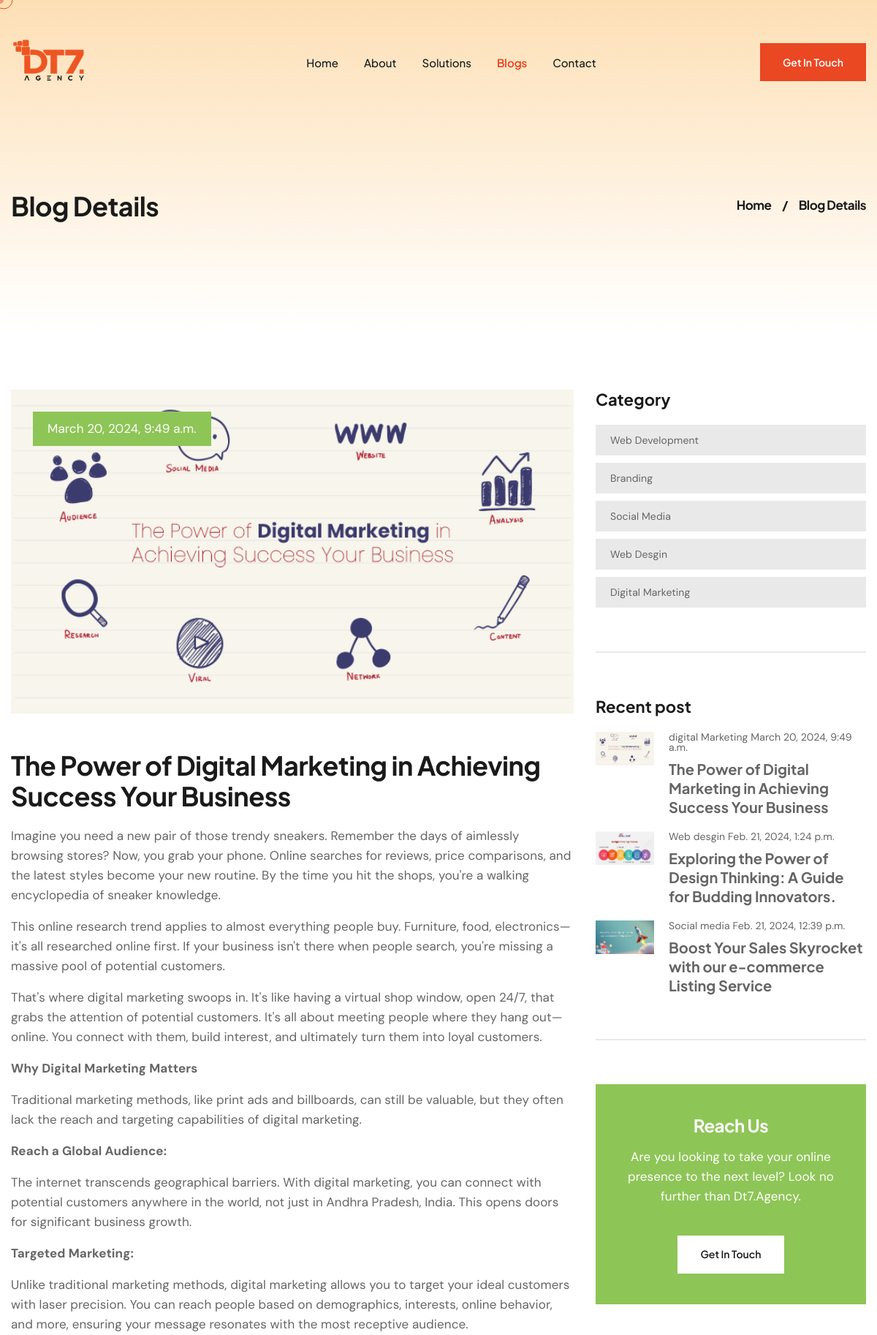
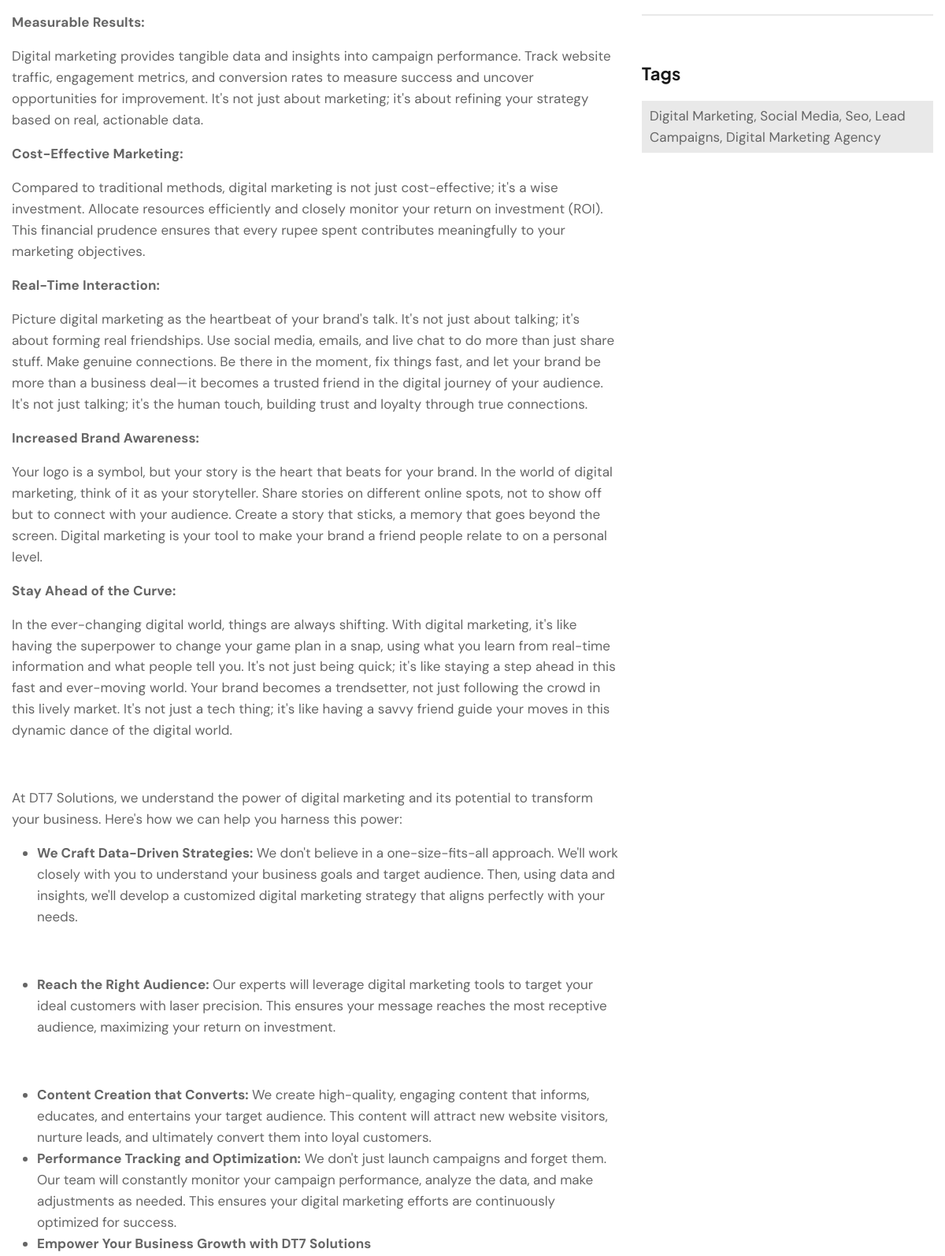
The app's page /blog/The-power-of-digital-marketing-in-achieving-success-your-business (upper part) with its own data (2 pictures, top to bottom).
### DT7App/models.py (models this page shows)
class BlogPost(models.Model):
    Id = models.AutoField(primary_key=True)
    Category = models.ForeignKey(Category,on_delete=models.CASCADE,related_name='categories')
    Title =  models.CharField(max_length=225,default="title")
    Image1 = models.ImageField(upload_to='uploads/')
    Body = RichTextField(blank=True,null=True)
    Sluglink = models.CharField(max_length=200 ,blank=True,null=True)
    Tags = models.CharField(max_length=100 )
    CreatedName =  models.CharField(max_length=100)
    Create_at = models.DateTimeField(default=datetime.now)
    status = models.IntegerField(choices=STATUS, default=0)
    class Meta:
        ordering = ['-Create_at']
    def __str__(self):
            return self.Title

class Category(models.Model):
        Name = models.CharField(max_length=30,default="heading")
        Created = models.DateTimeField(default=datetime.now)
        def __str__(self):
            return self.Name
        class Meta:
            verbose_name ='Category'
            verbose_name_plural = 'Categories'

### DT7App/views.py (the view)
# urls.py: path('blog/<str:slug>', Blogdetails , name='blog'),
def Blogdetails(request,slug):
    blog_list = BlogPost.objects.filter().order_by('-Id')[:3]
    selectpost = BlogPost.objects.get(Sluglink=slug)
    totalcategories = Category.objects.all()
    all_posts = BlogPost.objects.order_by('Id')
    selected_index = None
    for i, post in enumerate(all_posts):
        if post == selectpost:
            selected_index = i
            break
    previous_post = None
    next_post = None
    if selected_index is not None:
        if selected_index > 0:
            previous_post = all_posts[selected_index - 1]
        else:
            previous_post = all_posts.last()
        if selected_index < len(all_posts) - 1:
            next_post = all_posts[selected_index + 1]
        else:
            next_post = all_posts.first()
    context =  {'selectpost':selectpost,'totalcategories':totalcategories,'blog_list':blog_list,'previous_post': previous_post,
        'next_post': next_post,'navbar':'Blog'}
    print(next_post,previous_post)
    return render(request, 'uifiles/blogdetails.html',context)

### templates/uifiles/blogdetails.html (shortened to what this page needs)
{% extends 'uifiles/subase.html' %}
{% load static %}
{% block content %}
        <section class="page-header">
            <div class="container">
                <div class="page-header__content">
                    <h2 class="page-header__title wow animated fadeInLeft" data-wow-delay="0.1s" data-wow-duration="1500ms">Blog Details</h2>
                    <ul class="digihub-breadcrumb">
                        <li><a href="index.html">Home</a></li>
                        <li>/</li>
                        <li><span>Blog Details</span></li>
                    </ul>
                </div>
            </div>
        </section>
        <section class="blog-details-page">
            <div class="container">
                <div class="row">
                    {% if selectpost %}
                    <div class="col-xl-8 col-lg-7">
                        <div class="blog-details-page__content">
                            <div class="blog-details-page__post wow animated fadeInUp" data-wow-delay="0.1s" data-wow-duration="1500ms">
                                <div class="blog-details-page__post-img-box">
                                    <img src="/media/{{selectpost.Image1}}" alt="assets/images/blog/blog-details-1.jpg" class="blog-details-page__post-img">
                                    <p class="blog-details-page__post-date">{{selectpost.Create_at}}</p>
                                </div>
                                <div class="blog-details-page__post-content">
                                    <h3 class="blog-details-page__post-title">{{selectpost.Title}}</h3>
                                    <p class="blog-details-page__post-desc"> {{selectpost.Body|safe}}</p>
                                </div>
                            </div>
                        </div>
                    </div>
                    {% endif %}
                    <div class="col-xl-4 col-lg-5">
                        <div class="page-sidebar">
                            <div class="page-sidebar__category page-sidebar__single wow animated fadeInLeft" data-wow-delay="0.1s" data-wow-duration="1500ms">
                                <h3 class="page-sidebar__category-title page-sidebar__title">Category</h3>
                                <ul class="page-sidebar__category-list">
                                    {% for category in totalcategories %}
                                    <li class="page-sidebar__category-item">
                                        <a href="#" class="page-sidebar__category-link"><span>{{ category.Name }}</span> </a>
                                    </li>
                                    {% endfor %}
                                </ul>
                            </div>
                            <div class="page-sidebar__line page-sidebar__single"></div>
                            <div class="page-sidebar__post page-sidebar__single wow animated fadeInLeft" data-wow-delay="0.1s" data-wow-duration="1500ms">
                                <h3 class="page-sidebar__post-title page-sidebar__title">Recent post</h3>
                                {% for blogitem in blog_list %}
                                <div class="page-sidebar__post-box">
                                    <a href="blog-details.html" class="page-sidebar__post-img-box">
                                        <img src="/media/{{blogitem.Image1}}" alt="post" class="page-sidebar__post-img">
                                    </a>
                                    <div class="page-sidebar__post-content">
                                        <p class="page-sidebar__post-date"><span>{{blogitem.Category}}</span> <span>{{blogitem.Create_at}}</span></p>
                                        <a href="blog-details.html" class="page-sidebar__post-title-link">{{blogitem.Title}}</a>
                                    </div>
                                </div>
                                {% endfor %}
                            </div>
                            <div class="page-sidebar__line page-sidebar__single"></div>
                            <div class="page-sidebar__offer page-sidebar__single wow animated fadeInLeft" data-wow-delay="0.1s" data-wow-duration="1500ms">
                                <h3 class="page-sidebar__offer-title">Reach Us</h3>
                                <p class="page-sidebar__offer-desc">Are you looking to take your online presence to the next level? Look no further than Dt7.Agency.</p>
                                <a href="/contact/" class="page-sidebar__offer-btn digihub-btn digihub-btn--primary">Get In Touch </a>
                            </div>
                            <div class="page-sidebar__line page-sidebar__single"></div>
                            <div class="page-sidebar__tag page-sidebar__single wow animated fadeInLeft" data-wow-delay="0.1s" data-wow-duration="1500ms">
                                <h3 class="page-sidebar__tag-title page-sidebar__title">Tags</h3>
                                <div class="page-sidebar__tag-box">
                                    <a href="#" class="page-sidebar__tag-btn">{{selectpost.Tags}}</a>
                                </div>
                            </div>
                        </div>
                    </div>
                </div>
            </div>
        </section>
{% endblock %}

### records on screen
BlogPost: Image1 (picture), Create_at "March 20, 2024, 9:49 a.m.", Title "The Power of Digital Marketing in Achieving Success Your Business", Body "Imagine you need a new pair of those trendy sneakers. Remember the days of aimlessly browsing stores? Now, you grab your phone. Online searches for reviews, price comparisons, and the latest styles become your new routine. By the time you hit the shops, you're a walking encyclopedia of sneaker knowledge. This online research trend applies to almost everything people buy. Furniture, food, electronics—it's all researched online first. If your business isn't there when people search, you're missing a massive pool of potential customers. That's where digital marketing swoops in. It's like having a virtual shop window, open 24/7, that grabs the attention of potential customers. It's all about…", Category "digital Marketing", Tags "Digital Marketing, Social Media, Seo, Lead Campaigns, Digital Marketing Agency"
Category: Name "Web Development"
Category: Name "Branding"
Category: Name "Social Media"
Category: Name "Web Desgin"
Category: Name "Digital Marketing"
BlogPost: Image1 (picture), Category "Web desgin", Create_at "Feb. 21, 2024, 1:24 p.m.", Title "Exploring the Power of Design Thinking: A Guide for Budding Innovators."
BlogPost: Image1 (picture), Category "Social media", Create_at "Feb. 21, 2024, 12:39 p.m.", Title "Boost Your Sales Skyrocket with our e-commerce Listing Service"
